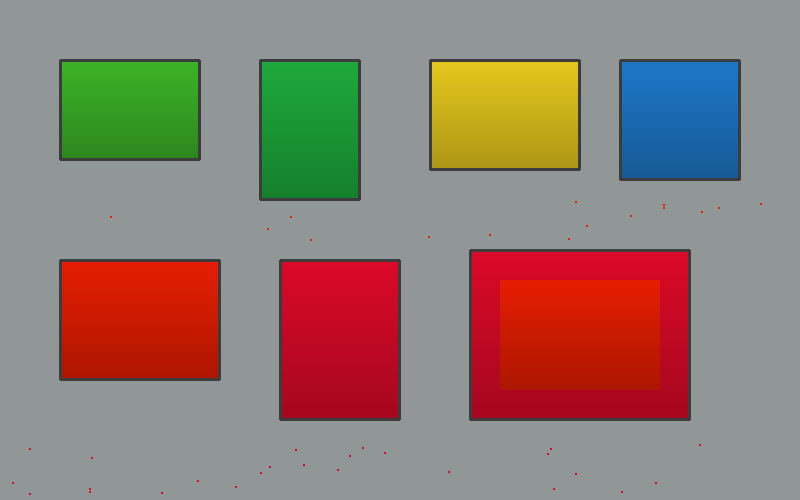
#> input picture draft/collaboration/claude_26_30/recording_candidates/29/blocks_synthetic.png, 800 x 500 px
$ python -i core.py   (imports and definitions only)
#> lines starting #> are read from the running program, lines starting #| are printed output that depends on the picture; after the words box and inside, x2 and y2 are one past the last pixel; in counts of white or black regions, pixels touching at a corner belong together
#> further down, picture is the input picture: shape (500, 800, 3); mean B, G, R 112.6, 123, 143.1
# -*- coding: utf-8 -*-
"""第 29 讲 轮廓特征：录屏程序与无界面核对共用的核心代码（写法与正式脚本一致）。
注意：本课的“中心”是外接框中心 (x + w // 2, y + h // 2)，不是 cv2.moments 求的质心。"""
import cv2
import numpy as np

MIN_AREA = 500


def load(path):
    img = cv2.imread(path)
    if img is None:
        raise SystemExit(f"读不到图片：{path}（检查文件名和路径）")
    return img


def contours_of_shapes(img):
    """承接第 28 讲：灰度 → INV+OTSU → EXTERNAL"""
    gray = cv2.cvtColor(img, cv2.COLOR_BGR2GRAY)
    _, binary = cv2.threshold(gray, 0, 255, cv2.THRESH_BINARY_INV + cv2.THRESH_OTSU)
    contours, _ = cv2.findContours(binary, cv2.RETR_EXTERNAL, cv2.CHAIN_APPROX_SIMPLE)
    return contours


def red_mask(img):
    """第 27 讲的方法：两段红色 OR 合并，再 5×5 开运算去噪"""
    hsv = cv2.cvtColor(img, cv2.COLOR_BGR2HSV)
#> hsv: shape (500, 800, 3); mean H, S, V 83.7, 79.6, 158.8
    m1 = cv2.inRange(hsv, (0, 100, 80), (10, 255, 255))
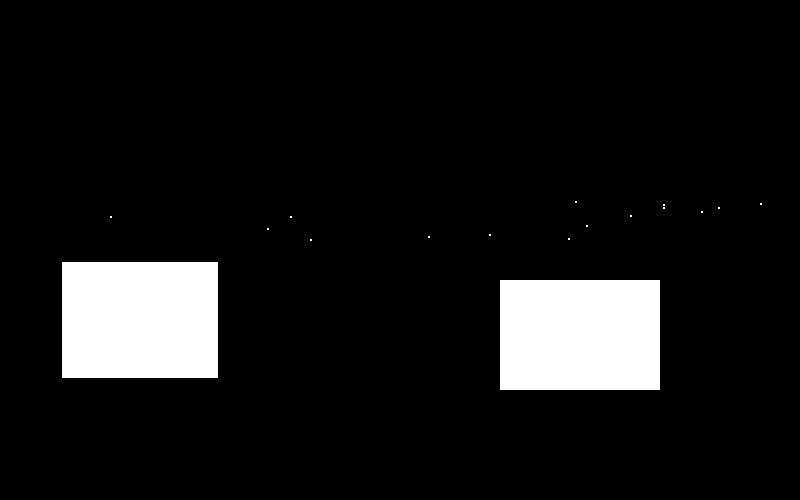
#> m1: shape (500, 800); 8.9% white; 17 white regions (15 under 20 px), largest, box (x1, y1, x2, y2) and area: (62, 262, 218, 378) 18096, (500, 280, 660, 390) 17600
    m2 = cv2.inRange(hsv, (170, 100, 80), (179, 255, 255))
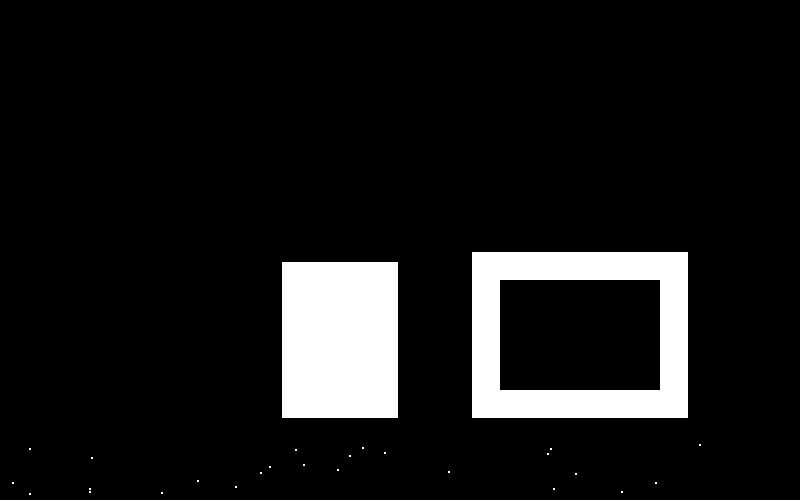
#> m2: shape (500, 800); 9.1% white; 27 white regions (25 under 20 px), largest, box (x1, y1, x2, y2) and area: (472, 252, 688, 418) 18256, (282, 262, 398, 418) 18096
    mask = cv2.bitwise_or(m1, m2)
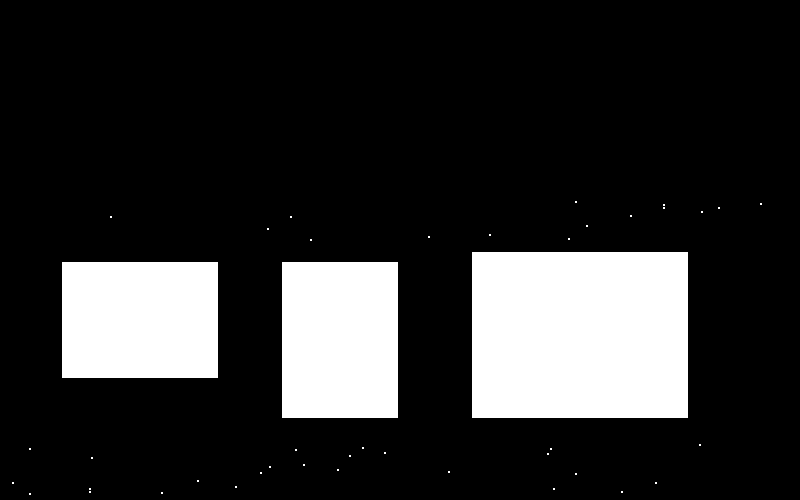
#> mask: shape (500, 800); 18.1% white; 43 white regions (40 under 20 px), largest, box (x1, y1, x2, y2) and area: (472, 252, 688, 418) 35856, (62, 262, 218, 378) 18096, (282, 262, 398, 418) 18096
    return cv2.morphologyEx(mask, cv2.MORPH_OPEN, np.ones((5, 5), np.uint8))

>>> import cv2
>>> picture = cv2.imread('blocks_synthetic.png')
>>> result = red_mask(picture)
